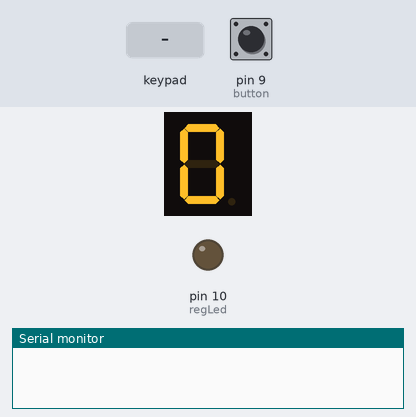
Recording of a program running on a simulated Arduino Nano, built with avr-gcc and run on an emulated ATmega328P. Parts: 1-digit seven-segment display, output pins drawn as LEDs (lit = HIGH), the last lines printed to the serial monitor. Wiring (inferred from the names in the program): 1-digit 7-segment display, segments lit when LOW: segments pin 12, pin 11, A0, A2, A1, A5, A4, A3. Inputs (shaded band) come from the test bench; at power-on: pin 9 (button) LOW. The segment pins are drawn as the display they are named for; pins used as bus, display or sensor lines are not drawn.

Above: at 1.2 s.
1.3 s: pin 9 (button) pulled HIGH for 1 s
At 2.7 s:
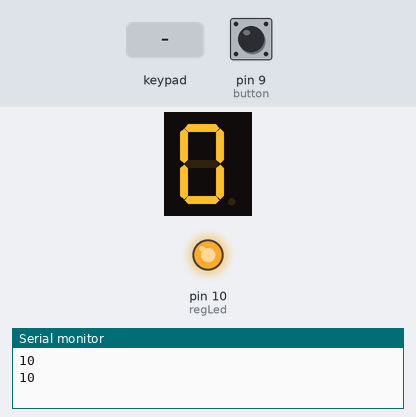
3.9 s: keypad keys 5 4 3 2 pressed 0.4 s apart
At 6.7 s:
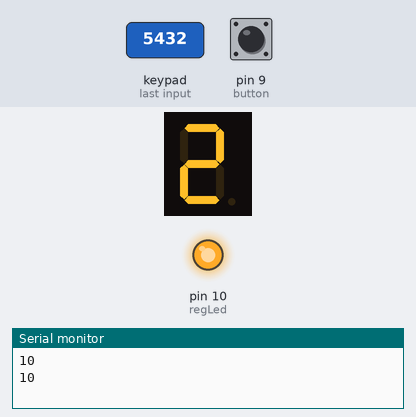
7.0 s: key '9' pressed
At 7.7 s:
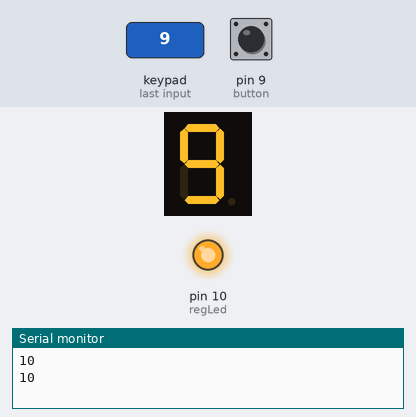
8.5 s: pin 9 (button) pulled HIGH for 0.25 s
At 9.2 s:
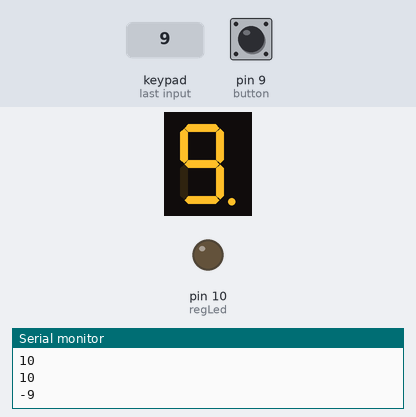
10.3 s: key '8' pressed
At 11.6 s:
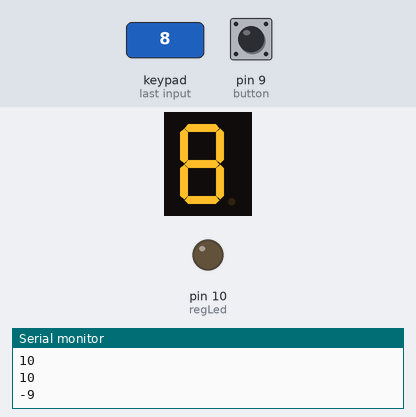
11.9 s: keypad keys 8 7 6 pressed 0.4 s apart
At 14.1 s:
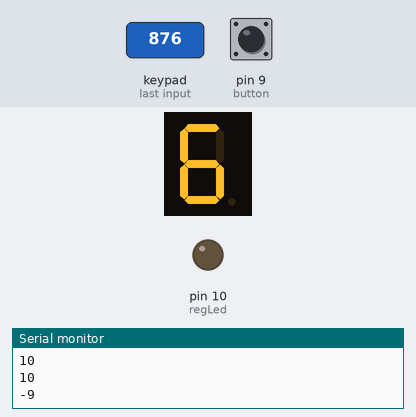
Timing chart, 0 to 15.6 s (numbered marks = the images above; inputs shaded):
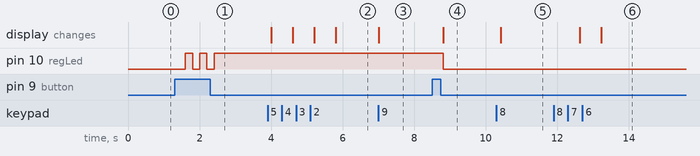

Measured:
- after the input at 1.3 s, pin 10 (regLed): alternates HIGH for 0.20 s and LOW for 0.20 s, 5 changes in all, then stays HIGH, starting after 0.30 s
- after the input at 3.9 s, the display: first changes after 0.11 s (image 2 shows a later state)
- after the input at 7.0 s, the display: changes at once (image 3)
- after the input at 8.5 s, pin 10 (regLed): HIGH → LOW after 0.32 s; the display: changes after 0.32 s (image 4)
- after the input at 10.3 s, the display: changes after 0.12 s (image 5)
- after the input at 11.9 s, the display: first changes after 0.73 s (image 6 shows a later state)

The program:

main.cpp
```cpp
#include <Arduino.h>
#include <Keypad.h>

const byte ROWS = 4;
const byte COLS = 3;
char keys[ROWS][COLS] = {
{'0','0','0'},
{'9','8','7'},
{'6','5','4'},
{'3','2','1'}
};
byte rowPins[ROWS] = {5, 4, 3, 2};
byte colPins[COLS] = {8, 7, 6};

Keypad kpd = Keypad( makeKeymap(keys), rowPins, colPins, ROWS, COLS );

const int segPins[8] = {12, 11, A0, A2, A1, A5, A4, A3};
const int magic[11][8] = {

  {HIGH, LOW, LOW, HIGH, HIGH, HIGH, HIGH, HIGH}, //1
  {LOW, LOW, HIGH, LOW, LOW, HIGH, LOW, HIGH},    //2
  {LOW, LOW, LOW, LOW, HIGH, HIGH, LOW, HIGH},    //3
  {HIGH, LOW, LOW, HIGH, HIGH, LOW, LOW, HIGH},   //4
  {LOW, HIGH, LOW, LOW, HIGH, LOW, LOW, HIGH},   //5
  {LOW, HIGH, LOW, LOW, LOW, LOW, LOW, HIGH},    //6
  {LOW, LOW, LOW, HIGH, HIGH, HIGH, HIGH, HIGH},    //7
  {LOW, LOW, LOW, LOW, LOW, LOW, LOW, HIGH},         //8
  {LOW, LOW, LOW, LOW, HIGH, LOW, LOW, HIGH},        //9
  {LOW, LOW, LOW, LOW, LOW, LOW, HIGH, HIGH},        //0
  {HIGH, HIGH, HIGH, HIGH, HIGH, HIGH, HIGH, LOW},    //dot

};

const int button = 9;
const int regLed = 10;
bool var1State = false;
int storedVar = 0;
int currVar = 0;

void segmentDisplay(int inDigit);

void setup() {
  Serial.begin(9600);

  for(int i=0;i<8;i++){
    pinMode(segPins[i],OUTPUT);
  }
  segmentDisplay(10-1);
  pinMode(button,INPUT);
  pinMode(regLed,OUTPUT);
}


void loop() {

  char customKey = kpd.getKey();

  if (customKey){
    String msg = "";
    msg += customKey;
    msg = msg == "0" ? "10": msg;
    currVar = msg.toInt();
    currVar = currVar == 10? 0 : currVar;
    segmentDisplay(msg.toInt()-1);
  }else{
    int butState = digitalRead(button);
    delay(200);

    if(butState == 1 and !(var1State)){
      digitalWrite(regLed, HIGH);
      storedVar = currVar;
      var1State = true;
      segmentDisplay(10-1);
    }else if(butState == 1 and var1State){
      var1State = false;
      int finalAns = storedVar - currVar;
      finalAns = finalAns == 0 ? 10 : finalAns;
      Serial.println(finalAns);
      segmentDisplay(abs(finalAns) - 1);
      digitalWrite(regLed,LOW);
      if(finalAns < 0){
        digitalWrite(segPins[7], LOW);
      }
    }else{
      //No conditions met!
    }

  }

}

void segmentDisplay(int inDigit){
    for(int i=0;i<8;i++){
      digitalWrite(segPins[i], magic[inDigit][i]);
    }
}
```
